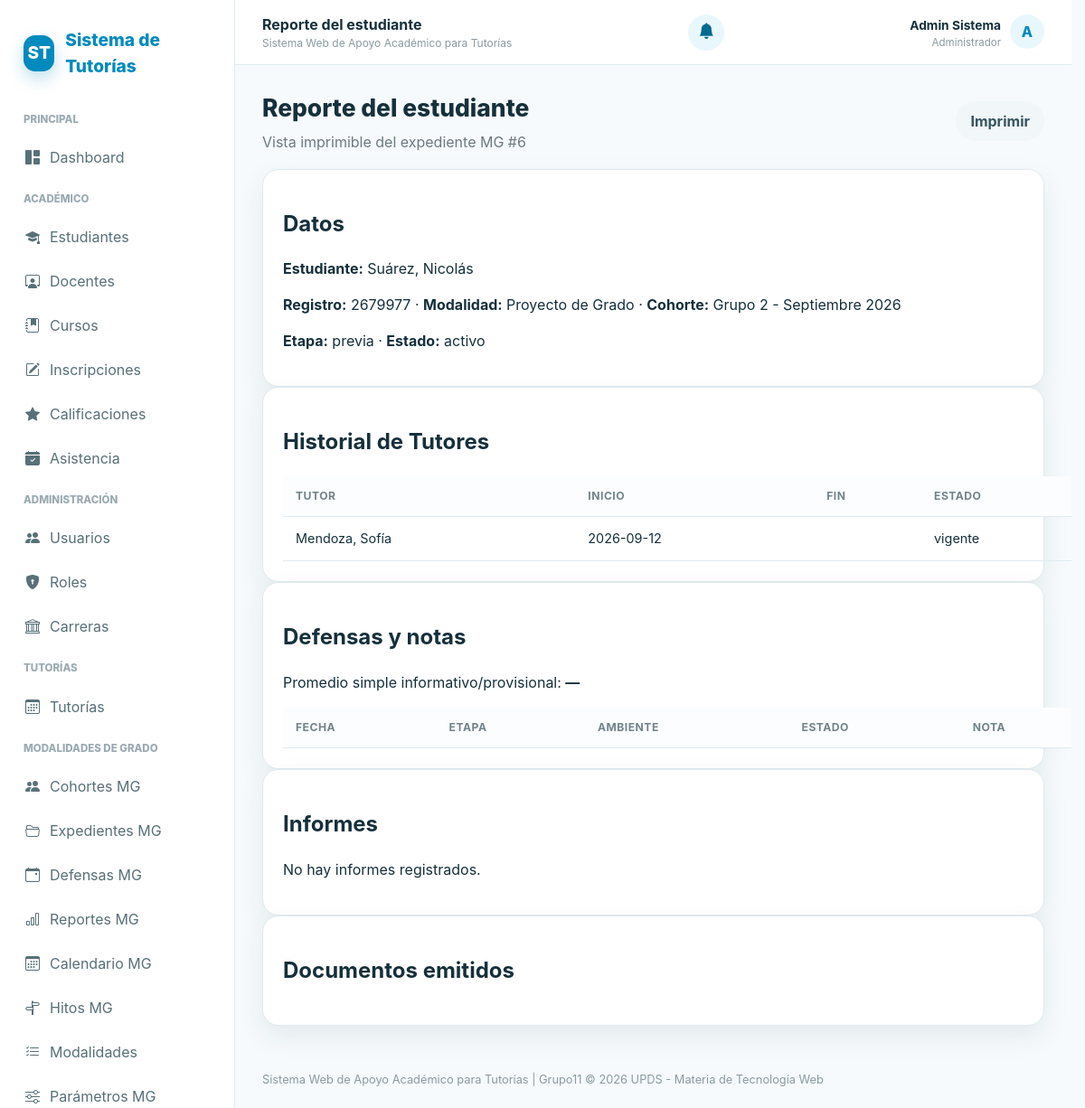
The page /controllers/mg_reporte_estudiante.php?id_expediente=6 (signed in) on the database its author committed.
### tables this page shows
CREATE TABLE IF NOT EXISTS expedientes_mg (
    id_expediente INT AUTO_INCREMENT PRIMARY KEY,
    id_estudiante INT NOT NULL,
    id_modalidad INT NOT NULL,
    id_cohorte INT NOT NULL,
    etapa_actual ENUM('previa','mg1','mg2','finalizado') NOT NULL DEFAULT 'previa',
    estado ENUM('activo','aprobado','reprobado','abandono','retirado') NOT NULL DEFAULT 'activo',
    titulo_trabajo VARCHAR(255) NULL,
    fecha_inicio DATE NOT NULL,
    fecha_cierre DATE NULL,
    observaciones TEXT NULL,
    UNIQUE KEY uq_expediente_mg_estudiante_modalidad_cohorte (id_estudiante,id_modalidad,id_cohorte),
    CONSTRAINT fk_expedientes_mg_estudiante FOREIGN KEY (id_estudiante) REFERENCES estudiantes(id_estudiante) ON DELETE RESTRICT,
    CONSTRAINT fk_expedientes_mg_modalidad FOREIGN KEY (id_modalidad) REFERENCES modalidades_grado(id_modalidad) ON DELETE RESTRICT,
    CONSTRAINT fk_expedientes_mg_cohorte FOREIGN KEY (id_cohorte) REFERENCES cohortes_mg(id_cohorte) ON DELETE RESTRICT,
    INDEX idx_expedientes_mg_filtros (id_cohorte,id_modalidad,etapa_actual,estado)
);

CREATE TABLE usuarios (
    id_usuario INT AUTO_INCREMENT PRIMARY KEY,
    id_rol INT NOT NULL,
    nombre VARCHAR(100) NOT NULL,
    apellido VARCHAR(100) NOT NULL,
    correo VARCHAR(150) NOT NULL UNIQUE,
    usuario VARCHAR(50) NOT NULL UNIQUE,
    contrasena_hash VARCHAR(255) NOT NULL,
    telefono VARCHAR(8) NULL,
    CHECK (telefono IS NULL OR telefono REGEXP '^[0-9]{8}$'),
    estado ENUM('activo', 'inactivo') NOT NULL DEFAULT 'activo',
    fecha_registro DATETIME DEFAULT CURRENT_TIMESTAMP,
    FOREIGN KEY (id_rol) REFERENCES roles(id_rol) ON UPDATE CASCADE
);

CREATE TABLE estudiantes (
    id_estudiante INT AUTO_INCREMENT PRIMARY KEY,
    id_usuario INT NOT NULL UNIQUE,
    id_carrera INT NOT NULL,
    semestre TINYINT UNSIGNED NOT NULL,
    estado_academico ENUM('activo','egresado','titulado') NOT NULL DEFAULT 'activo',
    registro_universitario VARCHAR(30) UNIQUE,
    CHECK (semestre BETWEEN 1 AND 9),
    FOREIGN KEY (id_usuario) REFERENCES usuarios(id_usuario) ON DELETE CASCADE,
    FOREIGN KEY (id_carrera) REFERENCES carreras(id_carrera) ON UPDATE CASCADE
);

CREATE TABLE IF NOT EXISTS modalidades_grado (
    id_modalidad INT AUTO_INCREMENT PRIMARY KEY,
    codigo VARCHAR(30) NOT NULL UNIQUE,
    nombre VARCHAR(150) NOT NULL UNIQUE,
    requiere_tutor TINYINT(1) NOT NULL DEFAULT 0,
    flujo ENUM('perfil_mg','examen_areas','excelencia') NOT NULL,
    activa TINYINT(1) NOT NULL DEFAULT 1
);

CREATE TABLE IF NOT EXISTS cohortes_mg (
    id_cohorte INT AUTO_INCREMENT PRIMARY KEY,
    codigo VARCHAR(40) NOT NULL UNIQUE,
    nombre VARCHAR(150) NOT NULL,
    fecha_inicio DATE NOT NULL,
    fecha_fin DATE NULL,
    activa TINYINT(1) NOT NULL DEFAULT 1
);

CREATE TABLE IF NOT EXISTS asignaciones_tutor (
    id_asignacion INT AUTO_INCREMENT PRIMARY KEY,
    id_expediente INT NOT NULL,
    id_tutor INT NOT NULL,
    fecha_asignacion DATE NOT NULL,
    fecha_fin DATE NULL,
    estado ENUM('vigente','finalizada','reemplazada') NOT NULL DEFAULT 'vigente',
    motivo_fin VARCHAR(500) NULL,
    referencia_decanatura VARCHAR(100) NULL,
    disponibilidad_consultada TINYINT(1) NOT NULL DEFAULT 0,
    numero_carta VARCHAR(30) NULL,
    observaciones TEXT NULL,
    registrado_por INT NULL,
    CONSTRAINT fk_asignaciones_mg_expediente FOREIGN KEY (id_expediente) REFERENCES expedientes_mg(id_expediente) ON DELETE CASCADE,
    CONSTRAINT fk_asignaciones_mg_tutor FOREIGN KEY (id_tutor) REFERENCES tutores(id_tutor) ON DELETE RESTRICT,
    CONSTRAINT fk_asignaciones_mg_usuario FOREIGN KEY (registrado_por) REFERENCES usuarios(id_usuario) ON DELETE SET NULL,
    INDEX idx_asignaciones_mg_expediente (id_expediente,estado),
    INDEX idx_asignaciones_mg_tutor (id_tutor,estado)
);

### controllers/mg_reporte_estudiante.php (called while the page is built)
<?php
declare(strict_types=1);require_once __DIR__.'/../config/conexion.php';require_once __DIR__.'/../includes/seguridad.php';require_once __DIR__.'/../includes/permisos.php';require_once __DIR__.'/../models/MgExpedienteModel.php';require_once __DIR__.'/../models/MgAsignacionTutorModel.php';require_once __DIR__.'/../models/MgDefensaModel.php';
require_role(['administrador','coordinador_mg','auxiliar_mg','docente','estudiante']);requerir_permiso('mg.reportes.estudiante');$id=(int)($_GET['id_expediente']??0);$em=new MgExpedienteModel($pdo);$x=$em->obtener($id);if(!$x)redir('/controllers/mg_expedientes.php?accion=listar');$rol=user_role();if($rol==='estudiante'&&(int)$x['id_usuario_estudiante']!==(int)$_SESSION['id_usuario'])redir('/views/errores/acceso_denegado.php');if($rol==='docente'){ $s=$pdo->prepare('SELECT COUNT(*) FROM asignaciones_tutor a JOIN tutores t ON t.id_tutor=a.id_tutor JOIN profesores p ON p.id_profesor=t.id_profesor WHERE a.id_expediente=? AND a.estado="vigente" AND p.id_usuario=?');$s->execute([$id,$_SESSION['id_usuario']]);if(!(int)$s->fetchColumn())redir('/views/errores/acceso_denegado.php');}$am=new MgAsignacionTutorModel($pdo);$dm=new MgDefensaModel($pdo);$historial=$am->historial($id);$defensas=$dm->defensas(['id_expediente'=>$id]);$promedio=$dm->promedio($id);$informes=[];$hayInformes=(bool)$pdo->query("SELECT COUNT(*) FROM information_schema.tables WHERE table_schema=DATABASE() AND table_name='informes_avance'")->fetchColumn();if($hayInformes){$s=$pdo->prepare('SELECT i.*,c.nombre hito_nombre FROM informes_avance i JOIN calendario_mg c ON c.id_hito=i.id_hito WHERE i.id_expediente=? ORDER BY i.fecha_presentacion DESC');$s->execute([$id]);$informes=$s->fetchAll();}$s=$pdo->prepare('SELECT * FROM documentos_generados WHERE id_expediente=? ORDER BY fecha_generacion DESC');$s->execute([$id]);$documentos=$s->fetchAll();$tituloPagina='Reporte del estudiante';require __DIR__.'/../views/mg/reportes/estudiante.php';

### models/MgExpedienteModel.php (called while the page is built, shortened)
<?php
class MgExpedienteModel
{
    public function obtener(int $id): ?array
    {
        $s=$this->pdo->prepare('SELECT x.*,e.registro_universitario,e.id_usuario AS id_usuario_estudiante,u.nombre,u.apellido,u.correo,c.nombre_carrera,m.nombre AS modalidad_nombre,m.requiere_tutor,cg.nombre AS cohorte_nombre FROM expedientes_mg x JOIN estudiantes e ON e.id_estudiante=x.id_estudiante JOIN usuarios u ON u.id_usuario=e.id_usuario JOIN carreras c ON c.id_carrera=e.id_carrera JOIN modalidades_grado m ON m.id_modalidad=x.id_modalidad JOIN cohortes_mg cg ON cg.id_cohorte=x.id_cohorte WHERE x.id_expediente=?'); $s->execute([$id]); return $s->fetch()?:null;
    }
}

### includes/seguridad.php (called while the page is built, shortened)
<?php
function e($v): string { return htmlspecialchars((string) $v, ENT_QUOTES, 'UTF-8'); }

### models/MgAsignacionTutorModel.php (called while the page is built, shortened)
<?php
class MgAsignacionTutorModel {
 public function historial(int $idExp): array {$s=$this->pdo->prepare('SELECT a.*,u.nombre,u.apellido,t.especialidad FROM asignaciones_tutor a JOIN tutores t ON t.id_tutor=a.id_tutor JOIN profesores p ON p.id_profesor=t.id_profesor JOIN usuarios u ON u.id_usuario=p.id_usuario WHERE a.id_expediente=? ORDER BY a.fecha_asignacion DESC,a.id_asignacion DESC');$s->execute([$idExp]);return $s->fetchAll();}
}

### models/MgDefensaModel.php (called while the page is built, shortened)
<?php
class MgDefensaModel {
 public function promedio(int $idExp): ?float {$s=$this->pdo->prepare('SELECT AVG(c.nota) FROM calificaciones_mg c JOIN defensas_mg d ON d.id_defensa=c.id_defensa WHERE d.id_expediente=?');$s->execute([$idExp]);$v=$s->fetchColumn();return $v===null?null:(float)$v;}
}

### views/mg/reportes/estudiante.php (the view)
<?php require __DIR__.'/../../layouts/header.php'; ?><div class="toolbar"><div><h1 class="page-title">Reporte del estudiante</h1><p class="subtitle">Vista imprimible del expediente MG #<?=$x['id_expediente']?></p></div><button class="btn btn-light" onclick="window.print()">Imprimir</button></div><div class="card"><div class="card-body"><h2>Datos</h2><p><strong>Estudiante:</strong> <?=e($x['apellido'].', '.$x['nombre'])?></p><p><strong>Registro:</strong> <?=e($x['registro_universitario'])?> · <strong>Modalidad:</strong> <?=e($x['modalidad_nombre'])?> · <strong>Cohorte:</strong> <?=e($x['cohorte_nombre'])?></p><p><strong>Etapa:</strong> <?=e($x['etapa_actual'])?> · <strong>Estado:</strong> <?=e($x['estado'])?></p></div></div><div class="card"><div class="card-body"><h2>Historial de Tutores</h2><table class="table"><tr><th>Tutor</th><th>Inicio</th><th>Fin</th><th>Estado</th></tr><?php foreach($historial as $h): ?><tr><td><?=e($h['apellido'].', '.$h['nombre'])?></td><td><?=e($h['fecha_asignacion'])?></td><td><?=e($h['fecha_fin']??'')?></td><td><?=e($h['estado'])?></td></tr><?php endforeach;?></table></div></div><div class="card"><div class="card-body"><h2>Defensas y notas</h2><p>Promedio simple informativo/provisional: <strong><?= $promedio===null?'—':number_format($promedio,2) ?></strong></p><table class="table"><tr><th>Fecha</th><th>Etapa</th><th>Ambiente</th><th>Estado</th><th>Nota</th></tr><?php foreach($defensas as $d): $cc=$dm->calificacion((int)$d['id_defensa']); ?><tr><td><?=e($d['fecha'])?></td><td><?=e($d['etapa'])?></td><td><?=e($d['ambiente'])?></td><td><?=e($d['estado'])?></td><td><?=($cc&&$cc['publicada'])?e($cc['nota']):'—'?></td></tr><?php endforeach;?></table></div></div><div class="card"><div class="card-body"><h2>Informes</h2><?php if($informes): ?><table class="table"><tr><th>Hito</th><th>Avance</th><th>Fecha</th><th>Formato</th></tr><?php foreach($informes as $i): ?><tr><td><?=e($i['hito_nombre'])?></td><td><?=e($i['porcentaje_avance'])?>%</td><td><?=e($i['fecha_presentacion'])?></td><td><?=e($i['formato'])?></td></tr><?php endforeach;?></table><?php else:?><p>No hay informes registrados.</p><?php endif;?></div></div><div class="card"><div class="card-body"><h2>Documentos emitidos</h2><ul><?php foreach($documentos as $d): ?><li><?=e($d['numero_correlativo'])?> · <?=e($d['tipo'])?> · <?=e($d['fecha_generacion'])?></li><?php endforeach;?></ul></div></div><?php require __DIR__.'/../../layouts/footer.php'; ?>

### assets/css/style.css (style rules this page uses)
:root { --primary: #018abd; --primary-dark: #01698f; --primary-light: #e8f7fc; --primary-soft: #f1fbfe; --text: #16303b; --muted: #6c7a80; --bg: #f6fafc; --card: #ffffff; --border: #dfeaf0; --success: #18824a; --success-bg: #eaf8f0; --warning: #956f00; --warning-bg: #fff7df; --danger: #bd3c49; --danger-bg: #ffecee; --shadow: 0 12px 30px rgba(0, 45, 65, 0.08); --shadow-hover: 0 12px 28px rgba(1, 138, 189, 0.18); --radius: 18px; --pill: 999px; }
* { box-sizing: border-box; }
html { scroll-behavior: smooth; }
body { margin: 0; font-family: Inter, system-ui, -apple-system, BlinkMacSystemFont, "Segoe UI", sans-serif; background: var(--bg); color: var(--text); line-height: 1.5; }
button, input, select, textarea { font: inherit; }
button, a, input, select, textarea { -webkit-tap-highlight-color: transparent; }
.page-title { font-size: 1.65rem; font-weight: 800; margin: 0; }
.subtitle { color: var(--muted); margin: 5px 0 0; }
.toolbar { display: flex; gap: 14px; justify-content: space-between; align-items: center; flex-wrap: wrap; margin-bottom: 18px; }
.card { background: var(--card); border: 1px solid var(--border); border-radius: var(--radius); box-shadow: var(--shadow); }
.card-body { padding: 22px; }
.btn { border: 0; border-radius: var(--pill); padding: 10px 16px; font-weight: 700; cursor: pointer; display: inline-flex; align-items: center; justify-content: center; gap: 8px; transition: transform 0.2s ease, box-shadow 0.2s ease, background 0.2s ease, color 0.2s ease; }
.btn-light { background: #f1f6f8; color: #37545e; }
.table { width: 100%; border-collapse: collapse; min-width: 900px; }
.table th, .table td { padding: 13px 14px; border-bottom: 1px solid var(--border); text-align: left; font-size: 0.9rem; vertical-align: middle; }
.table th { font-size: 0.76rem; text-transform: uppercase; letter-spacing: 0.04em; color: #71838a; background: #fbfdfe; }
html { scrollbar-gutter: stable; }

### rows shown on the page
expedientes_mg: id_expediente "6", usuarios.apellido+nombre "Suárez, Nicolás", id_estudiante.registro_universitario "2679977", id_modalidad.nombre "Proyecto de Grado", id_cohorte.nombre "Grupo 2 - Septiembre 2026", etapa_actual "previa", estado "activo"
asignaciones_tutor: usuarios.apellido+nombre "Mendoza, Sofía", fecha_asignacion "2026-09-12", estado "vigente"

### other values the page prints
$tituloPagina "Reporte del estudiante"
$nombreUsuario "Admin Sistema"
$rolVisible "Administrador"
$inicialUsuario "A"
